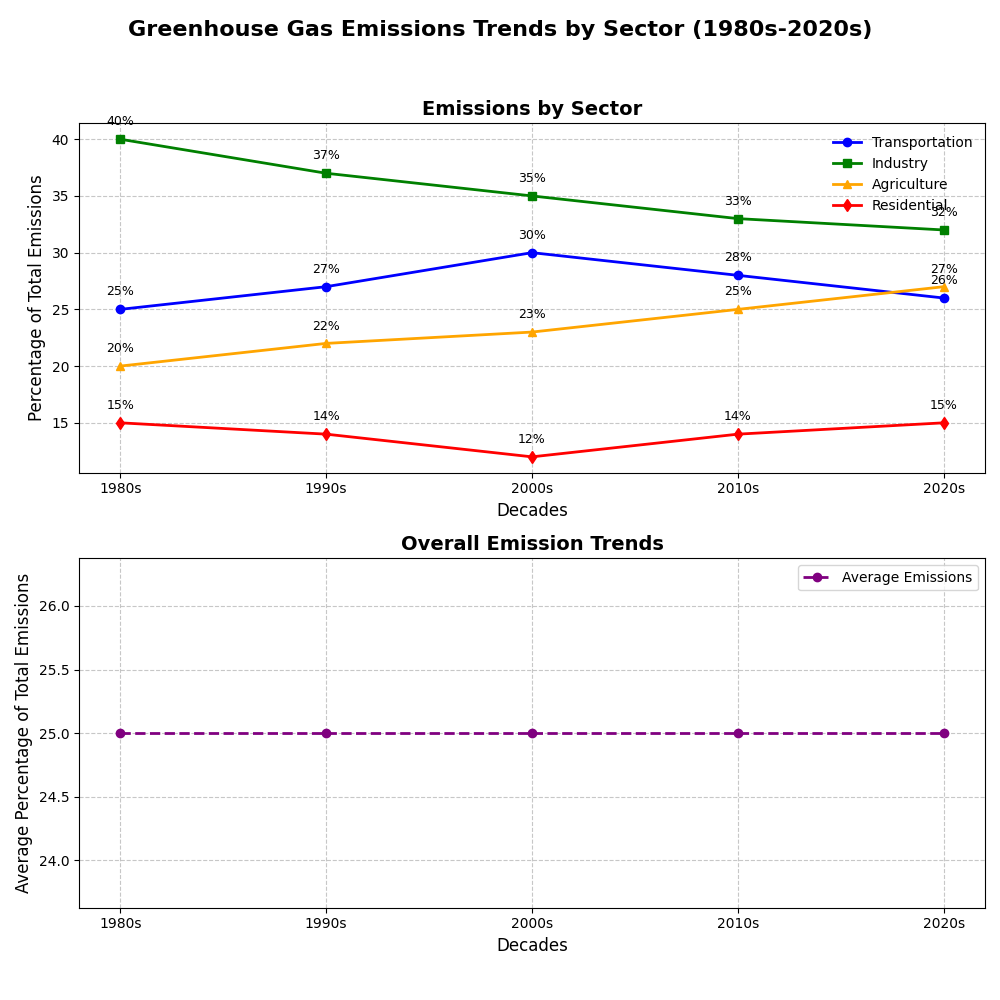

Write the Python code that produced this figure.
import matplotlib.pyplot as plt
import numpy as np

# Decades considered for the study
decades = ['1980s', '1990s', '2000s', '2010s', '2020s']

# Simulated data for greenhouse gas emissions from different sectors (in percentage)
transportation_emissions = [25, 27, 30, 28, 26]
industry_emissions = [40, 37, 35, 33, 32]
agriculture_emissions = [20, 22, 23, 25, 27]
residential_emissions = [15, 14, 12, 14, 15]

# Create a figure with two subplots
fig, axs = plt.subplots(2, 1, figsize=(10, 10))
fig.suptitle('Greenhouse Gas Emissions Trends by Sector (1980s-2020s)', fontsize=16, fontweight='bold')

# First subplot: Line Plot for each sector's emissions over decades
axs[0].plot(decades, transportation_emissions, marker='o', linestyle='-', linewidth=2, color='blue', label='Transportation')
axs[0].plot(decades, industry_emissions, marker='s', linestyle='-', linewidth=2, color='green', label='Industry')
axs[0].plot(decades, agriculture_emissions, marker='^', linestyle='-', linewidth=2, color='orange', label='Agriculture')
axs[0].plot(decades, residential_emissions, marker='d', linestyle='-', linewidth=2, color='red', label='Residential')

axs[0].set_title('Emissions by Sector', fontsize=14, fontweight='bold')
axs[0].set_xlabel('Decades', fontsize=12)
axs[0].set_ylabel('Percentage of Total Emissions', fontsize=12)
axs[0].legend(loc='upper right', fontsize=10, frameon=False)
axs[0].grid(True, linestyle='--', alpha=0.7)

# Annotations for the first subplot
for i, txt in enumerate(transportation_emissions):
    axs[0].annotate(f'{txt}%', (decades[i], transportation_emissions[i]), textcoords="offset points", xytext=(0,10), ha='center', fontsize=9)
for i, txt in enumerate(industry_emissions):
    axs[0].annotate(f'{txt}%', (decades[i], industry_emissions[i]), textcoords="offset points", xytext=(0,10), ha='center', fontsize=9)
for i, txt in enumerate(agriculture_emissions):
    axs[0].annotate(f'{txt}%', (decades[i], agriculture_emissions[i]), textcoords="offset points", xytext=(0,10), ha='center', fontsize=9)
for i, txt in enumerate(residential_emissions):
    axs[0].annotate(f'{txt}%', (decades[i], residential_emissions[i]), textcoords="offset points", xytext=(0,10), ha='center', fontsize=9)

# Calculating averages for additional insights
average_emissions = np.mean([transportation_emissions, industry_emissions, agriculture_emissions, residential_emissions], axis=0)

# Second subplot: Trend of Average Emissions
axs[1].plot(decades, average_emissions, marker='o', color='purple', linewidth=2, linestyle='--', label='Average Emissions')
axs[1].set_title('Overall Emission Trends', fontsize=14, fontweight='bold')
axs[1].set_xlabel('Decades', fontsize=12)
axs[1].set_ylabel('Average Percentage of Total Emissions', fontsize=12)
axs[1].legend(loc='upper right', fontsize=10)
axs[1].grid(True, linestyle='--', alpha=0.7)

plt.tight_layout(rect=[0, 0.03, 1, 0.95])

# Display the plot
plt.show()
